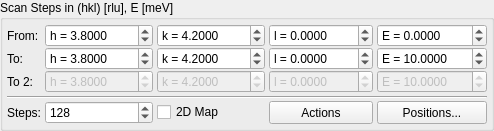
        <widget class="QGroupBox" name="groupBoxSteps">
         <property name="title">
          <string>Scan Steps in (hkl) [rlu], E [meV]</string>
         </property>
         <layout class="QGridLayout" name="gridLayout_5">
          <property name="leftMargin">
           <number>4</number>
          </property>
          <property name="topMargin">
           <number>4</number>
          </property>
          <property name="rightMargin">
           <number>4</number>
          </property>
          <property name="bottomMargin">
           <number>4</number>
          </property>
          <property name="horizontalSpacing">
           <number>4</number>
          </property>
          <property name="verticalSpacing">
           <number>0</number>
          </property>
          <item row="4" column="4">
           <widget class="QPushButton" name="btnFav">
            <property name="sizePolicy">
             <sizepolicy hsizetype="Preferred" vsizetype="Preferred">
              <horstretch>0</horstretch>
              <verstretch>0</verstretch>
             </sizepolicy>
            </property>
            <property name="text">
             <string>Positions...</string>
            </property>
           </widget>
          </item>
          <item row="0" column="2">
           <widget class="QDoubleSpinBox" name="spinStartK">
            <property name="sizePolicy">
             <sizepolicy hsizetype="Preferred" vsizetype="Fixed">
              <horstretch>1</horstretch>
              <verstretch>0</verstretch>
             </sizepolicy>
            </property>
            <property name="toolTip">
             <string>k (rlu)</string>
            </property>
            <property name="prefix">
             <string>k = </string>
            </property>
            <property name="decimals">
             <number>4</number>
            </property>
            <property name="minimum">
             <double>-9999.000000000000000</double>
            </property>
            <property name="maximum">
             <double>9999.000000000000000</double>
            </property>
            <property name="singleStep">
             <double>0.010000000000000</double>
            </property>
            <property name="value">
             <double>4.200000000000000</double>
            </property>
           </widget>
          </item>
          <item row="0" column="3">
           <widget class="QDoubleSpinBox" name="spinStartL">
            <property name="sizePolicy">
             <sizepolicy hsizetype="Preferred" vsizetype="Fixed">
              <horstretch>1</horstretch>
              <verstretch>0</verstretch>
             </sizepolicy>
            </property>
            <property name="toolTip">
             <string>l (rlu)</string>
            </property>
            <property name="prefix">
             <string>l = </string>
            </property>
            <property name="decimals">
             <number>4</number>
            </property>
            <property name="minimum">
             <double>-9999.000000000000000</double>
            </property>
            <property name="maximum">
             <double>9999.000000000000000</double>
            </property>
            <property name="singleStep">
             <double>0.010000000000000</double>
            </property>
           </widget>
          </item>
          <item row="4" column="3">
           <widget class="QPushButton" name="btnActions">
            <property name="sizePolicy">
             <sizepolicy hsizetype="Preferred" vsizetype="Preferred">
              <horstretch>0</horstretch>
              <verstretch>0</verstretch>
             </sizepolicy>
            </property>
            <property name="text">
             <string>Actions</string>
            </property>
           </widget>
          </item>
          <item row="4" column="2">
           <widget class="QCheckBox" name="check2dMap">
            <property name="toolTip">
             <string>This creates a plot starting at the &quot;From&quot; vector and along the two axes &quot;To&quot; - &quot;From&quot; and &quot;To 2&quot; - &quot;From&quot;.</string>
            </property>
            <property name="text">
             <string>2D Map</string>
            </property>
           </widget>
          </item>
          <item row="0" column="1">
           <widget class="QDoubleSpinBox" name="spinStartH">
            <property name="sizePolicy">
             <sizepolicy hsizetype="Preferred" vsizetype="Fixed">
              <horstretch>1</horstretch>
              <verstretch>0</verstretch>
             </sizepolicy>
            </property>
            <property name="toolTip">
             <string>h (rlu)</string>
            </property>
            <property name="prefix">
             <string>h = </string>
            </property>
            <property name="suffix">
             <string/>
            </property>
            <property name="decimals">
             <number>4</number>
            </property>
            <property name="minimum">
             <double>-9999.000000000000000</double>
            </property>
            <property name="maximum">
             <double>9999.000000000000000</double>
            </property>
            <property name="singleStep">
             <double>0.010000000000000</double>
            </property>
            <property name="value">
             <double>3.800000000000000</double>
            </property>
           </widget>
          </item>
          <item row="1" column="1">
           <widget class="QDoubleSpinBox" name="spinStopH">
            <property name="sizePolicy">
             <sizepolicy hsizetype="Preferred" vsizetype="Fixed">
              <horstretch>1</horstretch>
              <verstretch>0</verstretch>
             </sizepolicy>
            </property>
            <property name="toolTip">
             <string>h (rlu)</string>
            </property>
            <property name="prefix">
             <string>h = </string>
            </property>
            <property name="decimals">
             <number>4</number>
            </property>
            <property name="minimum">
             <double>-9999.000000000000000</double>
            </property>
            <property name="maximum">
             <double>9999.000000000000000</double>
            </property>
            <property name="singleStep">
             <double>0.010000000000000</double>
            </property>
            <property name="value">
             <double>3.800000000000000</double>
            </property>
           </widget>
          </item>
          <item row="1" column="2">
           <widget class="QDoubleSpinBox" name="spinStopK">
            <property name="sizePolicy">
             <sizepolicy hsizetype="Preferred" vsizetype="Fixed">
              <horstretch>1</horstretch>
              <verstretch>0</verstretch>
             </sizepolicy>
            </property>
            <property name="toolTip">
             <string>k (rlu)</string>
            </property>
            <property name="prefix">
             <string>k = </string>
            </property>
            <property name="decimals">
             <number>4</number>
            </property>
            <property name="minimum">
             <double>-9999.000000000000000</double>
            </property>
            <property name="maximum">
             <double>9999.000000000000000</double>
            </property>
            <property name="singleStep">
             <double>0.010000000000000</double>
            </property>
            <property name="value">
             <double>4.200000000000000</double>
            </property>
           </widget>
          </item>
          <item row="1" column="0">
           <widget class="QLabel" name="label_4">
            <property name="sizePolicy">
             <sizepolicy hsizetype="Fixed" vsizetype="Preferred">
              <horstretch>0</horstretch>
              <verstretch>0</verstretch>
             </sizepolicy>
            </property>
            <property name="text">
             <string>To:</string>
            </property>
           </widget>
          </item>
          <item row="0" column="4">
           <widget class="QDoubleSpinBox" name="spinStartE">
            <property name="sizePolicy">
             <sizepolicy hsizetype="Preferred" vsizetype="Fixed">
              <horstretch>1</horstretch>
              <verstretch>0</verstretch>
             </sizepolicy>
            </property>
            <property name="toolTip">
             <string>E (meV)</string>
            </property>
            <property name="prefix">
             <string>E = </string>
            </property>
            <property name="decimals">
             <number>4</number>
            </property>
            <property name="minimum">
             <double>-9999.000000000000000</double>
            </property>
            <property name="maximum">
             <double>9999.000000000000000</double>
            </property>
            <property name="singleStep">
             <double>0.010000000000000</double>
            </property>
           </widget>
          </item>
          <item row="1" column="3">
           <widget class="QDoubleSpinBox" name="spinStopL">
            <property name="sizePolicy">
             <sizepolicy hsizetype="Preferred" vsizetype="Fixed">
              <horstretch>1</horstretch>
              <verstretch>0</verstretch>
             </sizepolicy>
            </property>
            <property name="toolTip">
             <string>l (rlu)</string>
            </property>
            <property name="prefix">
             <string>l = </string>
            </property>
            <property name="decimals">
             <number>4</number>
            </property>
            <property name="minimum">
             <double>-9999.000000000000000</double>
            </property>
            <property name="maximum">
             <double>9999.000000000000000</double>
            </property>
            <property name="singleStep">
             <double>0.010000000000000</double>
            </property>
           </widget>
          </item>
          <item row="1" column="4">
           <widget class="QDoubleSpinBox" name="spinStopE">
            <property name="sizePolicy">
             <sizepolicy hsizetype="Preferred" vsizetype="Fixed">
              <horstretch>1</horstretch>
              <verstretch>0</verstretch>
             </sizepolicy>
            </property>
            <property name="toolTip">
             <string>E (meV)</string>
            </property>
            <property name="prefix">
             <string>E = </string>
            </property>
            <property name="decimals">
             <number>4</number>
            </property>
            <property name="minimum">
             <double>-9999.000000000000000</double>
            </property>
            <property name="maximum">
             <double>9999.000000000000000</double>
            </property>
            <property name="singleStep">
             <double>0.010000000000000</double>
            </property>
            <property name="value">
             <double>10.000000000000000</double>
            </property>
           </widget>
          </item>
          <item row="0" column="0">
           <widget class="QLabel" name="label_3">
            <property name="sizePolicy">
             <sizepolicy hsizetype="Fixed" vsizetype="Preferred">
              <horstretch>0</horstretch>
              <verstretch>0</verstretch>
             </sizepolicy>
            </property>
            <property name="text">
             <string>From:</string>
            </property>
           </widget>
          </item>
          <item row="4" column="1">
           <widget class="QSpinBox" name="spinStepCnt">
            <property name="sizePolicy">
             <sizepolicy hsizetype="Preferred" vsizetype="Fixed">
              <horstretch>1</horstretch>
              <verstretch>0</verstretch>
             </sizepolicy>
            </property>
            <property name="minimum">
             <number>1</number>
            </property>
            <property name="maximum">
             <number>16384</number>
            </property>
            <property name="value">
             <number>128</number>
            </property>
           </widget>
          </item>
          <item row="4" column="0">
           <widget class="QLabel" name="label_5">
            <property name="sizePolicy">
             <sizepolicy hsizetype="Fixed" vsizetype="Preferred">
              <horstretch>0</horstretch>
              <verstretch>0</verstretch>
             </sizepolicy>
            </property>
            <property name="text">
             <string>Steps:</string>
            </property>
           </widget>
          </item>
          <item row="2" column="1">
           <widget class="QDoubleSpinBox" name="spinStopH2">
            <property name="enabled">
             <bool>false</bool>
            </property>
            <property name="sizePolicy">
             <sizepolicy hsizetype="Preferred" vsizetype="Fixed">
              <horstretch>0</horstretch>
              <verstretch>0</verstretch>
             </sizepolicy>
            </property>
            <property name="prefix">
             <string>h = </string>
            </property>
            <property name="decimals">
             <number>4</number>
            </property>
            <property name="minimum">
             <double>-9999.000000000000000</double>
            </property>
            <property name="maximum">
             <double>9999.000000000000000</double>
            </property>
            <property name="value">
             <double>3.800000000000000</double>
            </property>
           </widget>
          </item>
          <item row="2" column="2">
           <widget class="QDoubleSpinBox" name="spinStopK2">
            <property name="enabled">
             <bool>false</bool>
            </property>
            <property name="sizePolicy">
             <sizepolicy hsizetype="Preferred" vsizetype="Fixed">
              <horstretch>0</horstretch>
              <verstretch>0</verstretch>
             </sizepolicy>
            </property>
            <property name="prefix">
             <string>k = </string>
            </property>
            <property name="decimals">
             <number>4</number>
            </property>
            <property name="minimum">
             <double>-9999.000000000000000</double>
            </property>
            <property name="maximum">
             <double>9999.000000000000000</double>
            </property>
            <property name="value">
             <double>4.200000000000000</double>
            </property>
           </widget>
          </item>
          <item row="2" column="3">
           <widget class="QDoubleSpinBox" name="spinStopL2">
            <property name="enabled">
             <bool>false</bool>
            </property>
            <property name="sizePolicy">
             <sizepolicy hsizetype="Preferred" vsizetype="Fixed">
              <horstretch>0</horstretch>
              <verstretch>0</verstretch>
             </sizepolicy>
            </property>
            <property name="prefix">
             <string>l = </string>
            </property>
            <property name="decimals">
             <number>4</number>
            </property>
            <property name="minimum">
             <double>-9999.000000000000000</double>
            </property>
            <property name="maximum">
             <double>9999.000000000000000</double>
            </property>
           </widget>
          </item>
          <item row="2" column="4">
           <widget class="QDoubleSpinBox" name="spinStopE2">
            <property name="enabled">
             <bool>false</bool>
            </property>
            <property name="sizePolicy">
             <sizepolicy hsizetype="Preferred" vsizetype="Fixed">
              <horstretch>0</horstretch>
              <verstretch>0</verstretch>
             </sizepolicy>
            </property>
            <property name="prefix">
             <string>E = </string>
            </property>
            <property name="decimals">
             <number>4</number>
            </property>
            <property name="minimum">
             <double>-9999.000000000000000</double>
            </property>
            <property name="maximum">
             <double>9999.000000000000000</double>
            </property>
            <property name="value">
             <double>10.000000000000000</double>
            </property>
           </widget>
          </item>
          <item row="2" column="0">
           <widget class="QLabel" name="label_18">
            <property name="sizePolicy">
             <sizepolicy hsizetype="Fixed" vsizetype="Preferred">
              <horstretch>0</horstretch>
              <verstretch>0</verstretch>
             </sizepolicy>
            </property>
            <property name="text">
             <string>To 2:</string>
            </property>
           </widget>
          </item>
          <item row="3" column="0" colspan="5">
           <widget class="QFrame" name="frame">
            <property name="minimumSize">
             <size>
              <width>0</width>
              <height>8</height>
             </size>
            </property>
            <property name="frameShape">
             <enum>QFrame::HLine</enum>
            </property>
            <property name="frameShadow">
             <enum>QFrame::Sunken</enum>
            </property>
            <property name="lineWidth">
             <number>1</number>
            </property>
            <property name="midLineWidth">
             <number>0</number>
            </property>
           </widget>
          </item>
         </layout>
        </widget>
